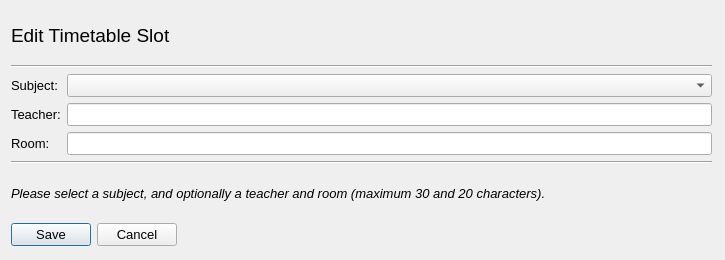
<?xml version="1.0" encoding="UTF-8"?>
<ui version="4.0">
 <class>dialog_edit_timetable</class>
 <widget class="QDialog" name="dialog_edit_timetable">
  <property name="geometry">
   <rect>
    <x>0</x>
    <y>0</y>
    <width>725</width>
    <height>260</height>
   </rect>
  </property>
  <property name="font">
   <font>
    <family>Arial</family>
    <pointsize>10</pointsize>
   </font>
  </property>
  <property name="windowTitle">
   <string>Edit Timetable Slot</string>
  </property>
  <widget class="QWidget" name="layoutWidget">
   <property name="geometry">
    <rect>
     <x>11</x>
     <y>11</y>
     <width>701</width>
     <height>235</height>
    </rect>
   </property>
   <layout class="QVBoxLayout" name="vert_layout_edit_timetable">
    <item>
     <widget class="QLabel" name="lbl_edit_timetable">
      <property name="font">
       <font>
        <pointsize>14</pointsize>
       </font>
      </property>
      <property name="text">
       <string>Edit Timetable Slot</string>
      </property>
     </widget>
    </item>
    <item>
     <widget class="Line" name="hori_line_edit_timetable">
      <property name="orientation">
       <enum>Qt::Horizontal</enum>
      </property>
     </widget>
    </item>
    <item>
     <layout class="QFormLayout" name="form_layout_edit_timetable">
      <item row="0" column="0">
       <widget class="QLabel" name="lbl_subject">
        <property name="text">
         <string>Subject:</string>
        </property>
       </widget>
      </item>
      <item row="0" column="1">
       <widget class="QComboBox" name="comb_box_subject">
        <property name="frame">
         <bool>true</bool>
        </property>
       </widget>
      </item>
      <item row="1" column="0">
       <widget class="QLabel" name="lbl_teacher">
        <property name="text">
         <string>Teacher:</string>
        </property>
       </widget>
      </item>
      <item row="1" column="1">
       <widget class="QLineEdit" name="line_edit_teacher"/>
      </item>
      <item row="2" column="0">
       <widget class="QLabel" name="lbl_room">
        <property name="text">
         <string>Room:</string>
        </property>
       </widget>
      </item>
      <item row="2" column="1">
       <widget class="QLineEdit" name="line_edit_room"/>
      </item>
     </layout>
    </item>
    <item>
     <widget class="Line" name="hori_line_lesson_details">
      <property name="orientation">
       <enum>Qt::Horizontal</enum>
      </property>
     </widget>
    </item>
    <item>
     <widget class="QLabel" name="lbl_instruction">
      <property name="font">
       <font>
        <italic>true</italic>
       </font>
      </property>
      <property name="text">
       <string>Please select a subject, and optionally a teacher and room (maximum 30 and 20 characters).</string>
      </property>
     </widget>
    </item>
    <item alignment="Qt::AlignLeft">
     <widget class="QDialogButtonBox" name="button_box_edit_timetable">
      <property name="orientation">
       <enum>Qt::Horizontal</enum>
      </property>
      <property name="standardButtons">
       <set>QDialogButtonBox::Cancel|QDialogButtonBox::Save</set>
      </property>
     </widget>
    </item>
   </layout>
  </widget>
 </widget>
 <resources/>
 <connections>
  <connection>
   <sender>button_box_edit_timetable</sender>
   <signal>accepted()</signal>
   <receiver>dialog_edit_timetable</receiver>
   <slot>accept()</slot>
   <hints>
    <hint type="sourcelabel">
     <x>248</x>
     <y>254</y>
    </hint>
    <hint type="destinationlabel">
     <x>157</x>
     <y>274</y>
    </hint>
   </hints>
  </connection>
  <connection>
   <sender>button_box_edit_timetable</sender>
   <signal>rejected()</signal>
   <receiver>dialog_edit_timetable</receiver>
   <slot>reject()</slot>
   <hints>
    <hint type="sourcelabel">
     <x>316</x>
     <y>260</y>
    </hint>
    <hint type="destinationlabel">
     <x>286</x>
     <y>274</y>
    </hint>
   </hints>
  </connection>
 </connections>
</ui>
